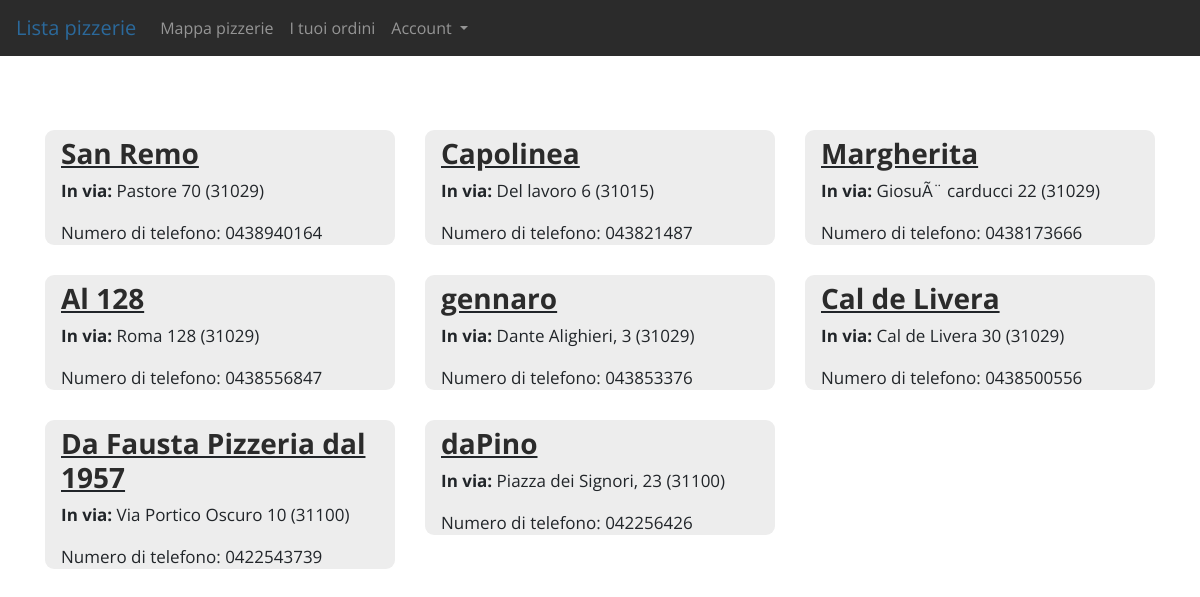
Page /user/main.php (signed in) on the committed database.
### tables this page shows
CREATE TABLE `pizzerie` (
  `nome` varchar(30) NOT NULL,
  `via` varchar(30) NOT NULL,
  `numCivico` int(11) NOT NULL,
  `CAP` int(11) NOT NULL,
  `telefono` varchar(10) NOT NULL,
  `email` varchar(50) NOT NULL,
  `password` varchar(128) NOT NULL,
  `iva` int(10) NOT NULL,
  `IDpiz` int(11) NOT NULL
);

### user/main.php (the view, shortened to what this page needs)
<!DOCTYPE html>
<html lang="it">
<head>
	<link rel="stylesheet" href="https://maxcdn.bootstrapcdn.com/bootstrap/4.0.0-beta.2/css/bootstrap.min.css">
</head>
<body>
	<nav class="navbar navbar-expand-lg navbar-dark justify-content-between" id="titolo">
		<a class="navbar-brand" href="main.php" style="color: #2b699b">Lista pizzerie</a>
		<div class="collapse navbar-collapse" id="navbarSupportedContent">
			<ul class="navbar-nav mr-auto">
				<li class="nav-item">
					<a class="nav-link" href="maps.php">Mappa pizzerie</a>
				</li>
				<li class="nav-item">
					<a class="nav-link" href="selfOrder.php">I tuoi ordini</a>
				</li>
				<li class="nav-item dropdown" >
					<a class="nav-link dropdown-toggle" href="#" id="navbarDropdown" role="button" data-toggle="dropdown" aria-haspopup="true" aria-expanded="false">
						Account
					</a>
				</li>
			</ul>
		</div>
	</nav>
	<br>
	<div class="container">
		<div class="row">
			<?php
			$conn = new mysqli("localhost","root","","my_buffersito");
			$conn->select_db("my_buffersito") or die("die");
			$q = "SELECT * FROM `pizzerie` ;";
			$result = $conn->query($q);
			if ($result->num_rows > 0) {
				while($row = $result->fetch_assoc()) {
					echo'
					<div class="col-sm-4">
					<nav class="pizzeria">
					<h3><a href="base.php?pizzeria=';
					echo $row["IDpiz"];
					echo '
					"> ';
					echo $row["nome"];
					echo '</a></h3>
					<p><strong>In via: </strong>';
					echo $row["via"]."  ".$row["numCivico"]." (".$row["CAP"].")";
					echo '</p>
					<p>Numero di telefono: ';
					echo $row["telefono"];
					echo '</p>
					</nav>
					</div>
					';
				}
			}
			?>
		</div>
	</div>
</body>
</html>

### user/main.php (style rules this page uses)
body { background-color: #fff; font-family: 'Open Sans', sans-serif; position: relative; margin: 0; }
#titolo { background-color: #2b2b2b; margin-bottom: 50px; }
.pizzeria { padding: 6px 7px 0px 16px; background-color: #EDEDED; border-radius: 9px; font-size: 17px; margin-bottom: 30px; }
.pizzeria h3 { text-decoration: underline; }
a:link { color: #2b2b2b; }
h3 { font-size: 28px; font-weight: bold; line-height: 34px; font-weight: bold; }

### rows in the picture
pizzerie: nome "San Remo", via "Pastore", numCivico "70", CAP "31029", telefono "0438940164"
pizzerie: nome "Capolinea", via "Del lavoro", numCivico "6", CAP "31015", telefono "043821487"
pizzerie: nome "Margherita", via "GiosuÃ¨ carducci", numCivico "22", CAP "31029", telefono "0438173666"
pizzerie: nome "Al 128", via "Roma", numCivico "128", CAP "31029", telefono "0438556847"
pizzerie: nome "gennaro", via "Dante Alighieri,", numCivico "3", CAP "31029", telefono "043853376"
pizzerie: nome "Cal de Livera", via "Cal de Livera", numCivico "30", CAP "31029", telefono "0438500556"
pizzerie: nome "Da Fausta Pizzeria dal 1957", via "Via Portico Oscuro", numCivico "10", CAP "31100", telefono "0422543739"
pizzerie: nome "daPino", via "Piazza dei Signori,", numCivico "23", CAP "31100", telefono "042256426"
